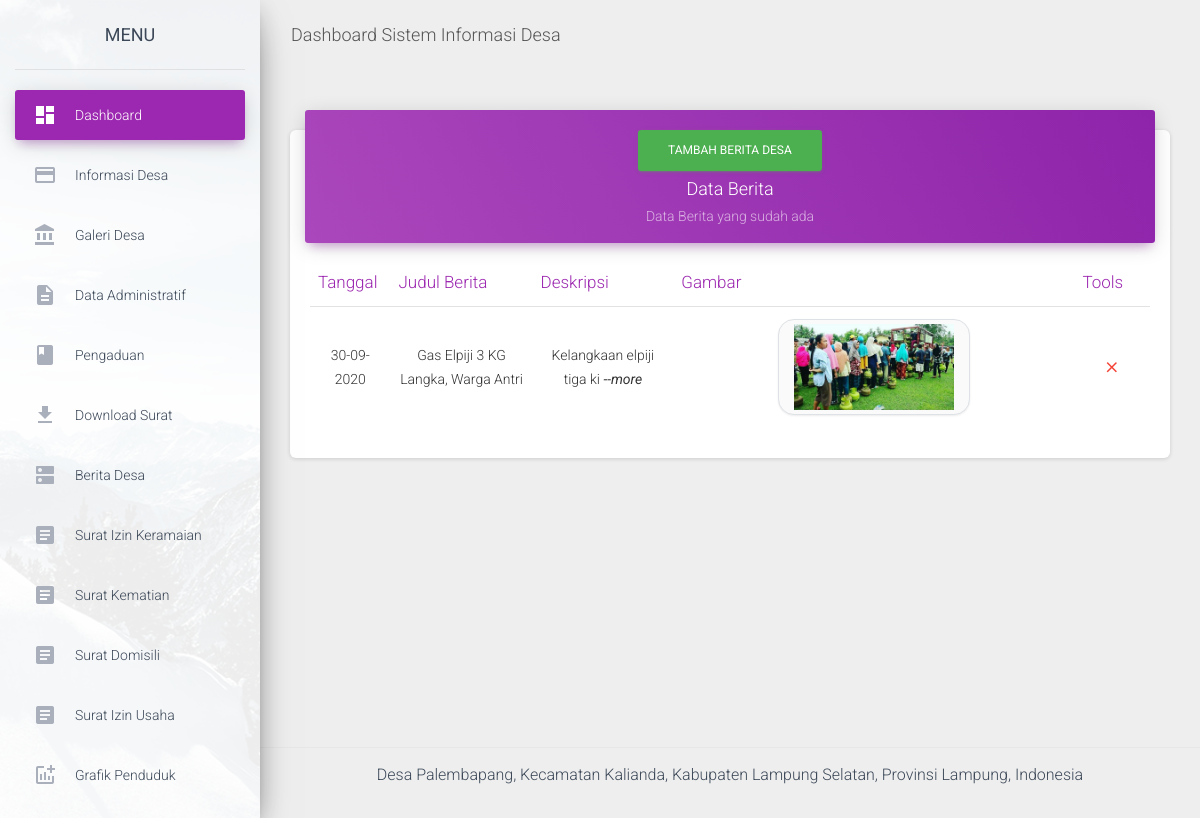
/admin/data_berita.php (signed in), run on the app's committed database.
### tables this page shows
CREATE TABLE `tbl_berita` (
  `id_berita` varchar(15) DEFAULT NULL,
  `judul` varchar(200) DEFAULT NULL,
  `tgl` date DEFAULT NULL,
  `deskripsi` text DEFAULT NULL,
  `gambar` varchar(200) DEFAULT NULL
);

### admin/data_berita.php (the view, shortened to what this page needs)
<?php
 include "atas.php";
 include "config.php";
?>
<?php
 if(isset($_SESSION['username'])){
         ?>
<div class="wrapper ">
  <div class="sidebar" data-color="purple" data-background-color="white" data-image="assets/img/sidebar-1.jpg">
    <div class="logo">
      <a href="" class="simple-text logo-normal">
        MENU
      </a>
    </div>
    <div class="sidebar-wrapper">
      <ul class="nav">
        <li class="nav-item active">
          <a class="nav-link" href="home">
            <i class="material-icons">dashboard</i>
            <p>Dashboard</p>
          </a>
        </li>
        <li class="nav-item ">
          <a class="nav-link" href="data_informasi">
            <i class="material-icons">credit_card</i>
            <p>Informasi Desa</p>
          </a>
        </li>
        <li class="nav-item ">
          <a class="nav-link" href="data_galeri">
            <i class="material-icons">account_balance</i>
            <p>Galeri Desa</p>
          </a>
        </li>
        <li class="nav-item ">
          <a class="nav-link" href="data_adminis">
            <i class="material-icons">description</i>
            <p>Data Administratif</p>
          </a>
        </li>
        <li class="nav-item ">
          <a class="nav-link" href="data_pengaduan">
            <i class="material-icons">book</i>
            <p>Pengaduan</p>
          </a>
        </li>
        <li class="nav-item ">
          <a class="nav-link" href="data_download">
            <i class="material-icons">get_app</i>
            <p>Download Surat</p>
          </a>
        </li>
        <li class="nav-item ">
          <a class="nav-link" href="data_berita">
            <i class="material-icons">dns</i>
            <p>Berita Desa</p>
          </a>
        </li>
        <li class="nav-item ">
          <a class="nav-link" href="data_surat_izin_keramaian">
            <i class="material-icons">article</i>
            <p>Surat Izin Keramaian</p>
          </a>
        </li>
        <li class="nav-item ">
          <a class="nav-link" href="data_surat_kematian">
            <i class="material-icons">article</i>
            <p>Surat Kematian</p>
          </a>
        </li>
        <li class="nav-item ">
          <a class="nav-link" href="data_surat_domisili">
            <i class="material-icons">article</i>
            <p>Surat Domisili</p>
          </a>
        </li>
        <li class="nav-item ">
          <a class="nav-link" href="data_surat_usaha">
            <i class="material-icons">article</i>
            <p>Surat Izin Usaha</p>
          </a>
        </li>
        <li class="nav-item ">
          <a class="nav-link" href="grafik_penduduk">
            <i class="material-icons">addchart</i>
            <p>Grafik Penduduk</p>
          </a>
        </li>
      </ul>
    </div>
  </div>
  <div class="main-panel">
    <nav class="navbar navbar-expand-lg navbar-transparent navbar-absolute fixed-top ">
      <div class="container-fluid">
        <div class="navbar-wrapper">
          <a class="navbar-brand" href="#pablo">Dashboard Sistem Informasi Desa</a>
        </div>
      </div>
    </nav>
    <div class="content">
      <div class="container-fluid">
        <div class="row">
          <div class="col-md-12">
            <div class="card">
              <div class="card-header card-header-primary" align="center">
                <a href="data_berita_input">
                  <button type="button" class="btn btn-success">Tambah Berita Desa </button>
                </a>
                <h4 class="card-title ">Data Berita </h4>
                <p class="card-category"> Data Berita yang sudah ada</p>
              </div>
              <div class="card-body">
                <div class="table-responsive">
                  <table class="table">
                    <thead class=" text-primary">
                      <th>
                        Tanggal
                      </th>
                      <th>
                        Judul Berita
                      </th>
                      <th align="center">
                        Deskripsi
                      </th>
                      <th align="center">
                        Gambar
                      </th>
                      <th>
                        Tools
                      </th>
                    </thead>
                    <tbody>
                      <?php
    $sql  = "SELECT * FROM tbl_berita ORDER BY tgl ";
	$rest = mysqli_query($koneksi,$sql);
	while($data = mysqli_fetch_assoc($rest) )
	{
						?>
                      <tr>
                        <td align="center"> <?php echo date('d-m-Y', strtotime(str_replace('-', '/',  $data['tgl']))) ?>
                        </td>
                        <td align="center"> <?php echo $data['judul'];?> </td>
                        <td align="center"> <?php echo substr($data['deskripsi'],0,25);?> <i><b>--more</b></i></td>
                        <td align="center">
                          <a href="<?php echo $data['gambar']; ?>" target="_blank">
                            <img src="<?php echo $data['gambar']; ?>" class="col-sm-6 img-thumbnail" />
                          </a>
                        </td>
                        <td align="center">
                          <a href="confirm_hapus_berita?id=<?php echo $data['id_berita']?>">
                            <button type="button" rel="tooltip" title="Hapus Data"
                              class="btn btn-danger btn-link btn-sm">
                              <i class="material-icons">close</i>
                            </button>
                          </a>
                        </td>
                      </tr>
                      <?php
    }
        ?>
                    </tbody>
                  </table>
                </div>
              </div>
            </div>
          </div>
        </div>
      </div>
    </div>
    <footer class="footer">
      <div class="container-fluid">
        <p>Desa Palembapang, Kecamatan Kalianda, Kabupaten Lampung Selatan, Provinsi Lampung, Indonesia</p>
      </div>
    </footer>
  </div>
</div>
<?php
 }
?>
<?php
   include "bawah.php";
?>

### data on the page
tbl_berita: tgl "30-09-2020", judul "Gas Elpiji 3 KG Langka, Warga Antri", deskripsi "Kelangkaan elpiji tiga ki", gambar (picture)
